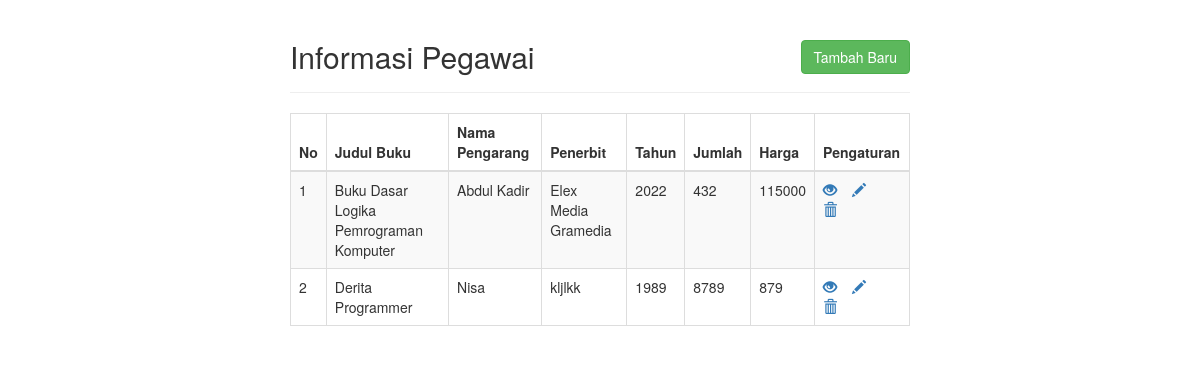
The page / on the database its author committed.
### tables this page shows
CREATE TABLE `tabel_buku` (
  `id` int(11) NOT NULL,
  `judul` varchar(50) NOT NULL,
  `pengarang` varchar(50) NOT NULL,
  `penerbit` varchar(30) NOT NULL,
  `tahun` year(4) NOT NULL,
  `jumlah` int(10) NOT NULL,
  `harga` int(20) NOT NULL,
  `detail` varchar(1000) NOT NULL
);

### index.php (the view, shortened to what this page needs)
<!DOCTYPE html>
<html lang="en">
<head>
    <link rel="stylesheet" href="https://maxcdn.bootstrapcdn.com/bootstrap/3.3.7/css/bootstrap.css">
</head>
<body>
    <div class="wrapper">
        <div class="container-fluid">
            <div class="row">
                <div class="col-md-12">
                    <div class="page-header clearfix">
                        <h2 class="pull-left">Informasi Pegawai</h2>
                        <a href="create.php" class="btn btn-success pull-right">Tambah Baru</a>
                    </div>
                    <?php
                    require_once "config.php";
                    $link = mysqli_connect($servername, $username, $password, $database);
                    $sql = "SELECT * FROM tabel_buku";
                    if($result = mysqli_query($link, $sql)){
                        if(mysqli_num_rows($result) > 0){
                            echo "<table class='table table-bordered table-striped'>";
                                echo "<thead>";
                                    echo "<tr>";
                                        echo "<th>No</th>";
                                        echo "<th>Judul Buku</th>";
                                        echo "<th>Nama Pengarang</th>";
                                        echo "<th>Penerbit</th>";
                                        echo "<th>Tahun</th>";
                                        echo "<th>Jumlah</th>";
                                        echo "<th>Harga</th>";
                                        echo "<th>Pengaturan</th>";
                                    echo "</tr>";
                                echo "</thead>";
                                echo "<tbody>";
                                while($row = mysqli_fetch_array($result)){
                                    echo "<tr>";
                                        echo "<td>" . $row['id'] . "</td>";
                                        echo "<td>" . $row['judul'] . "</td>";
                                        echo "<td>" . $row['pengarang'] . "</td>";
                                        echo "<td>" . $row['penerbit'] . "</td>";
                                        echo "<td>" . $row['tahun'] . "</td>";
                                        echo "<td>" . $row['jumlah'] . "</td>";
                                        echo "<td>" . $row['harga'] . "</td>";
                                        echo "<td>";
                                            echo "<a href='read.php?id=". $row['id'] ."' title='View Record' data-toggle='tooltip'><span class='glyphicon glyphicon-eye-open'></span></a>";
                                            echo "<a href='update.php?id=". $row['id'] ."' title='Update Record' data-toggle='tooltip'><span class='glyphicon glyphicon-pencil'></span></a>";
                                            echo "<a href='delete.php?id=". $row['id'] ."' title='Delete Record' data-toggle='tooltip'><span class='glyphicon glyphicon-trash'></span></a>";
                                        echo "</td>";
                                    echo "</tr>";
                                }
                                echo "</tbody>";
                            echo "</table>";
                        } else{
                            echo "<p class='lead'><em>No records were found.</em></p>";
                        }
                    } else{
                        echo "ERROR: Could not able to execute $sql. " . mysqli_error($link);
                    }
                    ?>
                </div>
            </div>
        </div>
    </div>
</body>
</html>

### index.php (style rules this page uses)
.wrapper { width: 650px; margin: 0 auto; }
.page-header h2 { margin-top: 0; }
table tr td:last-child a { margin-right: 15px; }

### rows shown on the page
tabel_buku: id "1", judul "Buku Dasar Logika Pemrograman Komputer", pengarang "Abdul Kadir", penerbit "Elex Media Gramedia", tahun "2022", jumlah "432", harga "115000"
tabel_buku: id "2", judul "Derita Programmer", pengarang "Nisa", penerbit "kljlkk", tahun "1989", jumlah "8789", harga "879"
